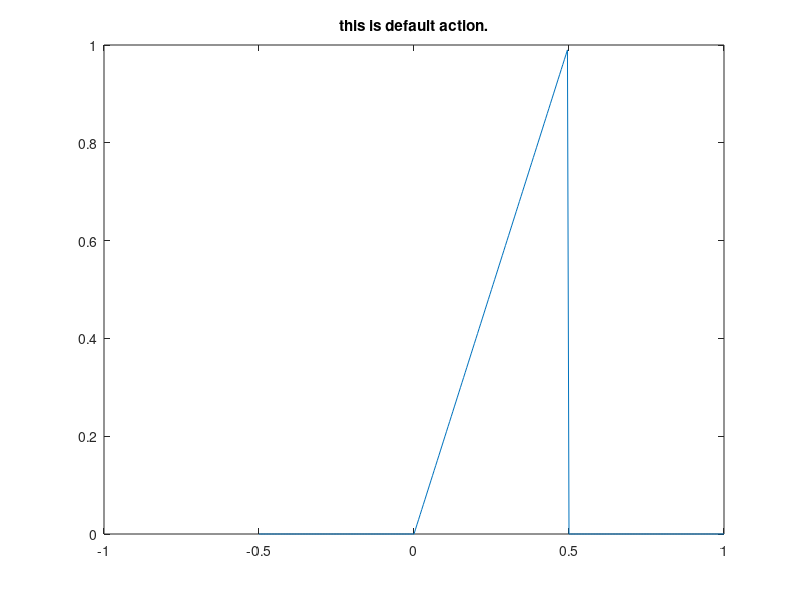

This chart was generated by the following MATLAB code:
function sig = mysawth(A,T1,T2)

%N=5
%matlab ?????

% default:  A=1,T1=0,T2=0.5

if nargin<3 
    T2=0.5;
end
if nargin<2
    T1=0;
end
if nargin<1
    A=1;
end
N=100;
fs=1/(T2-T1)*N;
 t=-0.5:1/fs:1;
 t1=-0.5:1/fs:(T1-1/fs);
 t2=T2:1/fs:1;
 t3=T1:1/fs:T2-1/fs;
%t=T1:1/fs:T2;
w=1/(T2-T1);
disp('Y: default ;  N:  fuliye jishu');
reply =input('Do you want more? Y/N','s');
if isempty(reply)
    reply='Y';
end
if reply=='N'
    disp('you selected No ');
x=zeros(1,length(t3));
%x=zeros(1,length(t));
 for  k=1:1000
  %  x=x+((-1)^(k+1))*sin(k*fs*t3)/(k*pi);
  x=x+((-1)^(k+1))*sin(k*w*t3)/(k)*2;
  %x=x+((-1)^(k+1))*sin(k*fs*t)/(k*pi);
 end
 
 sig=[zeros(1,length(t1)),x*A,zeros(1,length(t2))];
%    sig=x*A;
 plot(t,sig);
 title('this is fuliye jishu action.')
else
    disp('You selected Yes');
    x=(t3-T1)./(T2-T1).*A;
    sig=[zeros(1,length(t1)),x,zeros(1,length(t2))];
    plot(t,sig);
   title('this is default action.');
end




 

